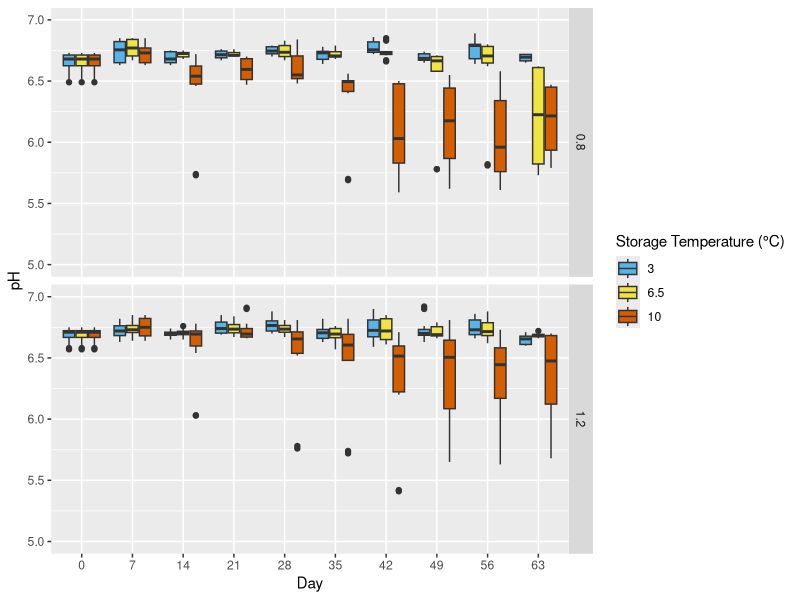
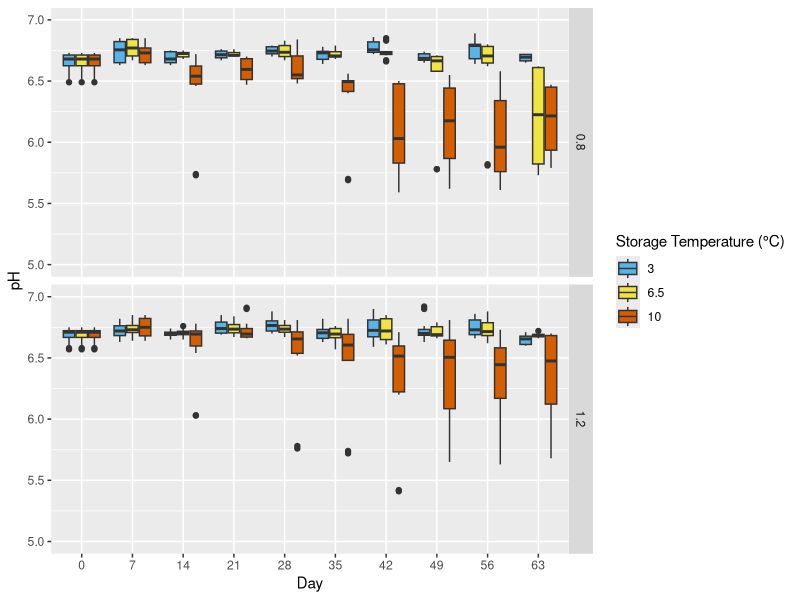

Reproduce these figures in R, in order. (Note: this script raises an error after producing the figures.)
## ---- chunk 1
knitr::opts_chunk$set(echo = TRUE)
## ---- chunk 2
library(dplyr)
library(ggplot2)
library(tidyverse)
## ---- chunk 3
MFpc <- read.csv("AllTrials_pH_PS_MS_110822.csv", na.strings = c("", "NA"))
## ---- chunk 4
MFpH <- MFpc %>% 
  filter(!is.na(pH)) %>% 
  filter(GramNeg == "KEEP") %>% 
  mutate(Day = as.factor(Day)) %>% 
  group_by(Day)



ggplot(data = MFpH, aes(x = factor(Day), y = pH, fill = factor(StorageTemp))) +
  geom_boxplot() +
  facet_grid(MFpH$PoreSize) +
  scale_fill_manual(values=c("#56B4E9", "#F0E442", "#D55E00")) +
  theme(plot.title = element_text(face = "bold", hjust = 0.5)) +
  xlab("Day") + ylab("pH") +
  labs(color = "Storage Temperature (°C)", fill = "Storage Temperature (°C)") +
  scale_y_continuous(limits = c(5, 7))

ggsave("MFporesizepH_111522.jpeg", device = "png", type = "cairo")

ggplot(data = MFpH, aes(x = factor(Day), y = pH, fill = factor(StorageTemp))) +
  geom_boxplot() +
  facet_grid(MFpH$MilkType) +
  scale_fill_manual(values=c("#56B4E9", "#F0E442", "#D55E00")) +
  theme(plot.title = element_text(face = "bold", hjust = 0.5)) +
  xlab("Day") + ylab("pH") +
  labs(color = "Storage Temperature (°C)", fill = "Storage Temperature (°C)") +
  scale_y_continuous(limits = c(5, 7))

ggsave("MFmilktypepH_111522.jpeg", device = "png", type = "cairo")
## ---- chunk 5
MFps <- MFpc %>% 
  filter(!is.na(ParticleSize)) %>% 
  filter(GramNeg == "KEEP") %>% 
  mutate(ParticleSize = as.numeric(as.character(ParticleSize))) %>% 
  mutate(ParticleSize = log10(ParticleSize)) %>% 
  mutate(Day = as.factor(Day)) %>% 
  group_by(Day) %>% 
  filter(!is.na(ParticleSize)) %>% 
  mutate(MilkType = replace(MilkType, MilkType == "skim ", "skim"))


ggplot(data = MFps, aes(x = factor(Day), y = ParticleSize, fill = factor(StorageTemp))) +
  geom_boxplot() +
  facet_grid(MFps$PoreSize) +
  scale_fill_manual(values=c("#56B4E9", "#F0E442", "#D55E00")) +
  theme(plot.title = element_text(face = "bold", hjust = 0.5)) +
  xlab("Day") + 
  ylab(expression("Effective Diameter"~(log[10]~ nm))) +
  labs(color = "Storage Temperature (°C)", fill = "Storage Temperature (°C)") +
  scale_y_continuous(limits = c(2, 5))

ggsave("MFporesizeparticle.jpeg", device = "png", type = "cairo")

ggplot(data = MFps, aes(x = factor(Day), y = ParticleSize, fill = factor(StorageTemp))) +
  geom_boxplot() +
  facet_grid(MFps$MilkType) +
  scale_fill_manual(values=c("#56B4E9", "#F0E442", "#D55E00")) +
  theme(plot.title = element_text(face = "bold", hjust = 0.5)) +
  xlab("Day") + 
  ylab(expression("Effective Diameter"~(log[10]~ nm))) +
  labs(color = "Storage Temperature (°C)", fill = "Storage Temperature (°C)") +
  scale_y_continuous(limits = c(2, 5))

ggsave("MFMilkTypeparticle.jpeg", device = "png", type = "cairo")



MFps3 <- MFps %>% 
  filter(StorageTemp == 3)

ggplot(data = MFps, aes(x = factor(Day), y = ParticleSize, fill = factor(PoreSize))) +
  geom_violin() +
  scale_fill_manual(values=c("#56B4E9", "#D55E00")) +
  theme(plot.title = element_text(face = "bold", hjust = 0.5)) +
  xlab("Day") + 
  ylab(expression("Effective Diameter"  ~~log[10]~ (nm))) +
  labs(color = "Storage Temperature (°C)", fill = "Storage Temperature (°C)") +
  scale_y_continuous(limits = c(0, 3))

ggsave("MFps_082722.png", device = "png", type = "cairo")
## ---- chunk 6
components <- MFpc %>% 
  filter(!is.na(CompMethod)) %>% 
  filter(CompMethod == "milkoscan") %>% 
  group_by(Trial, PoreSize, MilkType) %>% 
  summarise_at(c("Fat", "Protein", "Lactose", "TS", "SnF"), mean, na.rm = TRUE)

componentsall <- components %>% 
  ungroup() %>% 
  group_by(PoreSize, MilkType) %>% 
  summarise_at(c("Fat", "Protein", "Lactose", "TS", "SnF"), mean, na.rm = TRUE) 

mfreduct <- components %>% 
  filter(MilkType == "rawskim" | MilkType == "mfskim")

  
## ---- chunk 7
poreph <- MFpH %>% 
  group_by(PoreSize) %>% 
  summarise(mean(pH))

porephrange <- MFpH %>% group_by(PoreSize) %>% 
  summarise(range(pH))

milkph <- MFpH %>% 
  group_by(MilkType) %>% 
  summarise(mean(pH))

milkphrange <- MFpH %>% group_by(MilkType) %>% 
  summarise(range(pH))

storageph <- MFpH %>% 
  group_by(StorageTemp) %>% 
  summarise(mean(pH))

storagephrange <- MFpH %>% group_by(StorageTemp) %>% 
  summarise(range(pH))

porePS <- MFps %>% 
  group_by(PoreSize) %>% 
  summarise(mean(ParticleSize))

porePSrange <- MFps %>% group_by(PoreSize) %>% 
  summarise(range(ParticleSize))

milkPS <- MFps %>% 
  group_by(MilkType) %>% 
  summarise(mean(ParticleSize))

milkpsrange <- MFps %>% group_by(MilkType) %>% 
  summarise(range(ParticleSize))

storageps <- MFps %>% 
  group_by(StorageTemp) %>% 
  summarise(mean(ParticleSize))

storagepsrange <- MFps %>% group_by(StorageTemp) %>% 
  summarise(range(ParticleSize))

coagulated <- MFps %>%
  filter(ParticleSize > 3.00) %>% 
  group_by(Trial, StorageTemp, PoreSize, MilkType, Day) %>% 
  summarise(mean(ParticleSize))



